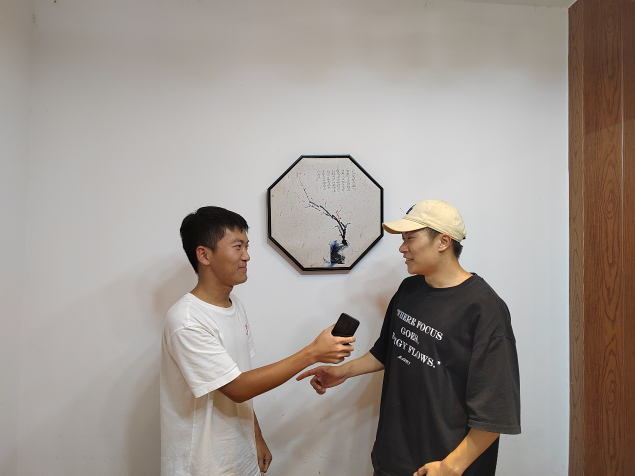
#> input picture ori_pic/图片1：冯亚冰同学采访在校大学生.png, 1269 x 951 px, found by its file name (shown at 1/2 size); its folder holds 4 pictures in this run
$ python image_change.py
#> lines starting #> are read from the running program, lines starting #| are printed output that depends on the picture
from PIL import Image
import os
# 指定存储图片的文件夹路径
folder_path = '/home/rainy/python/graph/ori_pic'
# 指定保存修改后图片的文件夹路径
new_folder_path = '/home/rainy/python/graph/exchange_pic'
# 创建新文件夹
os.makedirs(new_folder_path, exist_ok=True)
# 遍历图片文件夹中所有图片
for file_name in os.listdir(folder_path):
    # 获取图片路径
    file_path = os.path.join(folder_path, file_name)
    # 使用Image模块打开图片
    img = Image.open(file_path)
#> img is the input picture: PIL image 1269x951 RGB; mean R, G, B 157.8, 149.3, 142.8
    # 获取原始图片宽度
    width = img.width
#> width = 1269
    # 计算16:9高度
    height = int(width * 9 / 16)
#> height = 713
    # 进行宽高比例转换
    img = img.resize((width, height))
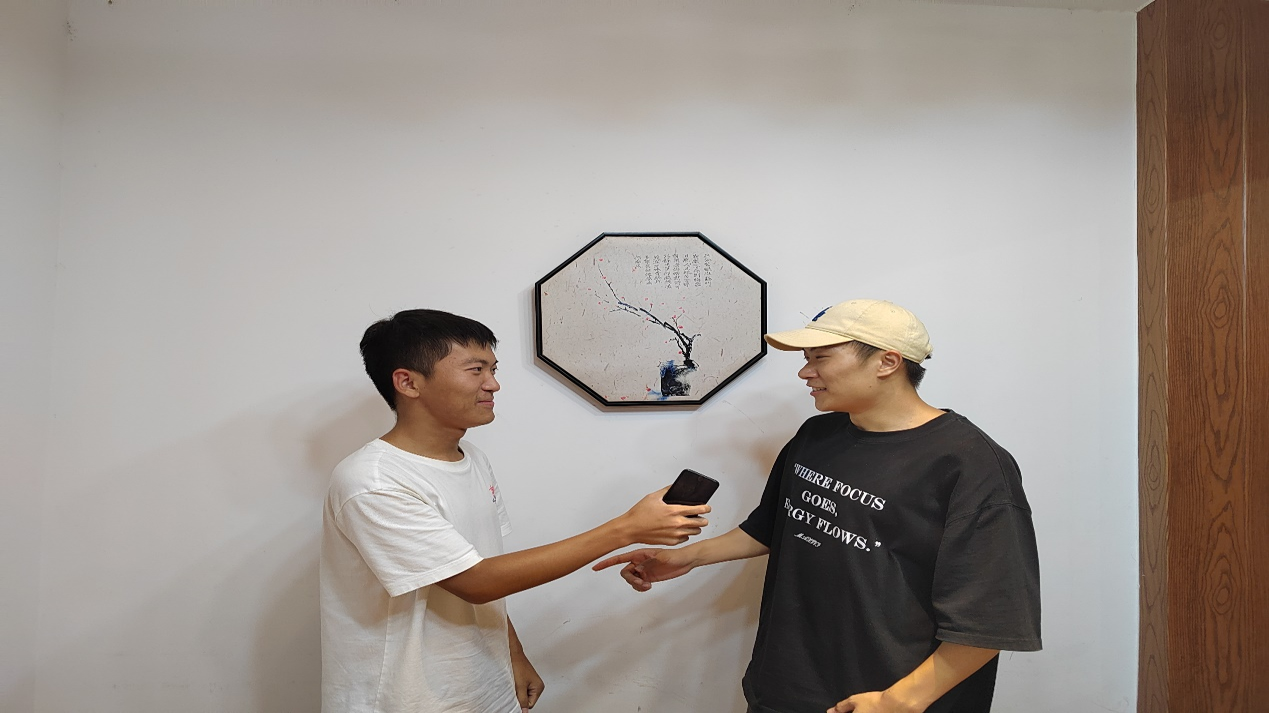
#> img: PIL image 1269x713 RGB; mean R, G, B 157.8, 149.3, 142.8
    # 新图片的路径
    new_file_path = os.path.join(new_folder_path, file_name)
    # 保存新图片
    img.save(new_file_path)
#> pass 2 of the loop `for file_name in os.listdir(folder_path):`:
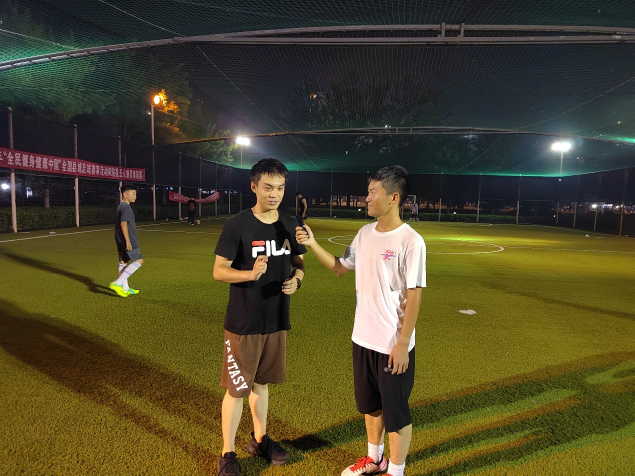
#> input picture ori_pic/图片2：冯亚冰同学采访在校大学生.png, 1269 x 951 px, found by its file name (shown at 1/2 size)
#> img is the input picture: PIL image 1269x951 RGB; mean R, G, B 77.3, 70.8, 41.5
#> `img = img.resize((width, height))`:
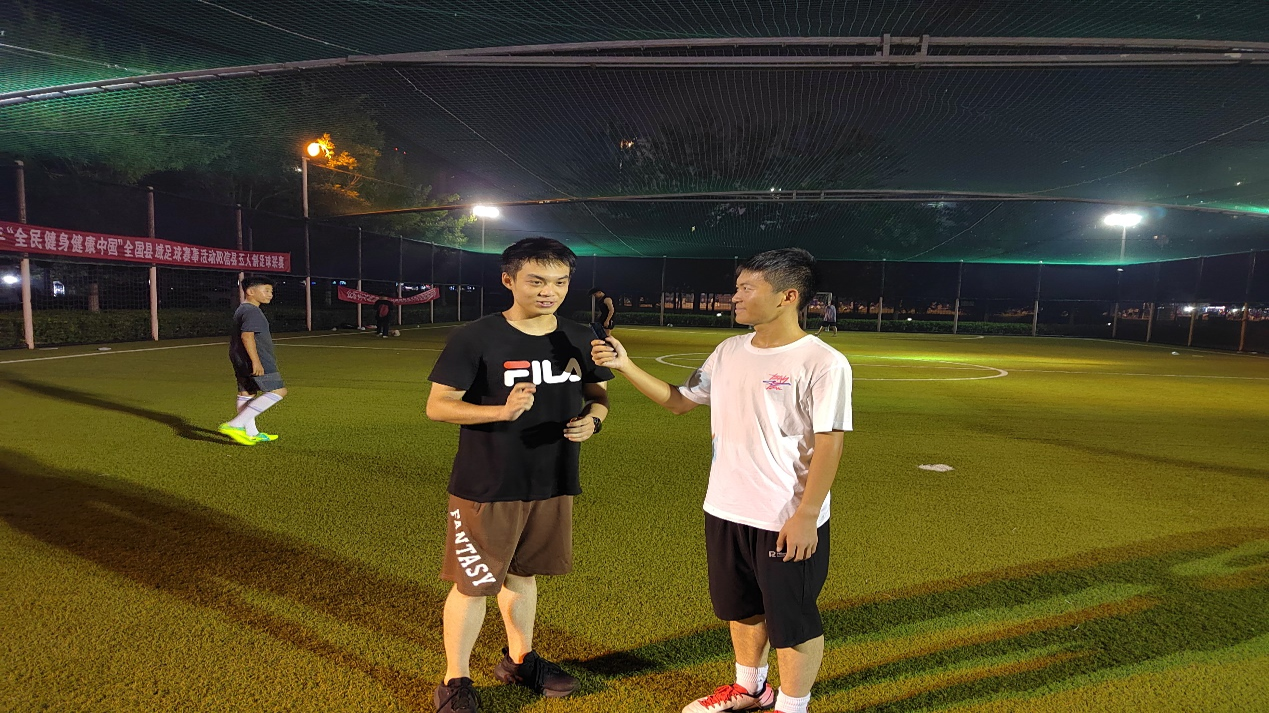
#> img: PIL image 1269x713 RGB; mean R, G, B 77.3, 70.8, 41.5
#> pass 3 of the loop `for file_name in os.listdir(folder_path):`:
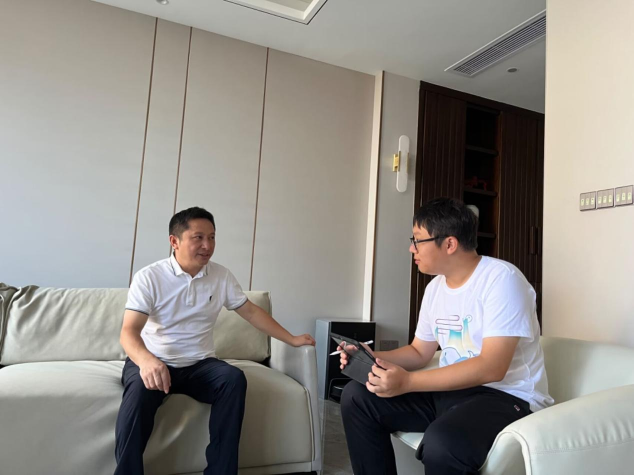
#> input picture ori_pic/图片3：王俊童同学采访中年在职人员.png, 1267 x 950 px, found by its file name (shown at 1/2 size)
#> img is the input picture: PIL image 1267x950 RGB; mean R, G, B 145.7, 141.5, 135.9
#> `img = img.resize((width, height))`:
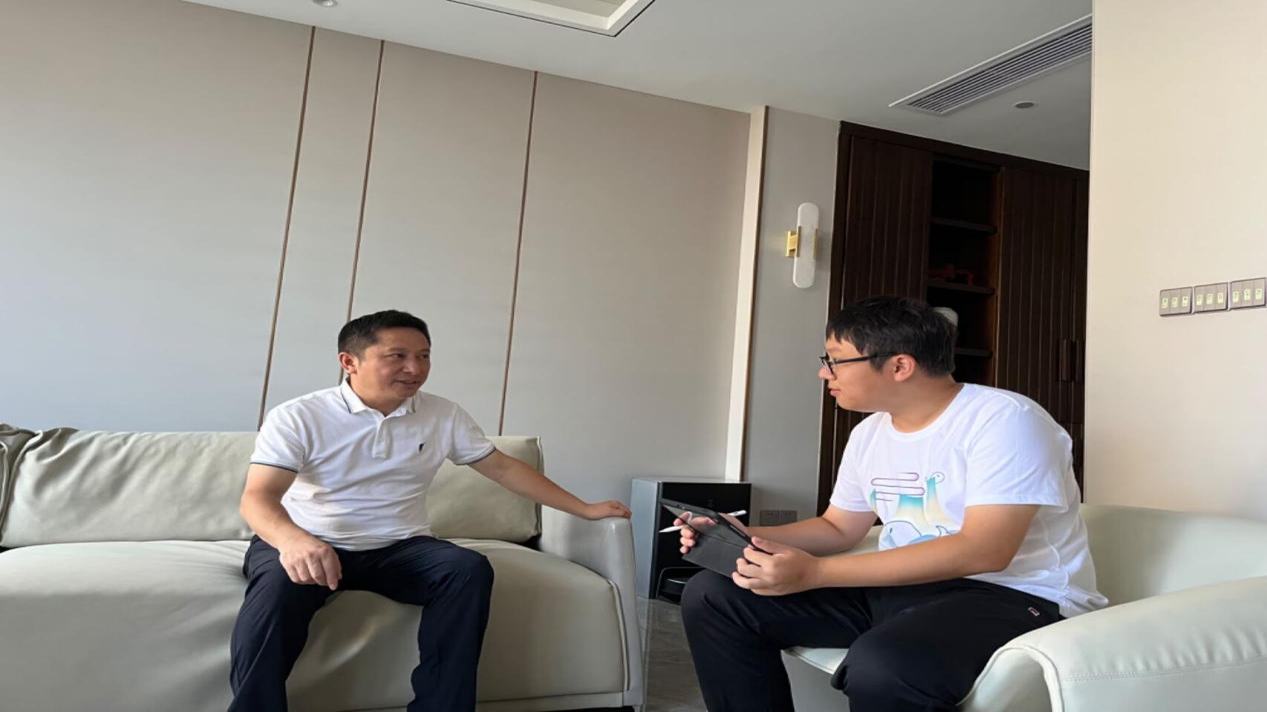
#> img: PIL image 1267x712 RGB; mean R, G, B 145.6, 141.5, 135.8
#> the loop made 4 passes; the first 3 are shown
